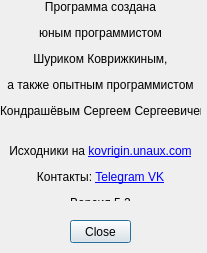
<?xml version="1.0" encoding="UTF-8"?>
<ui version="4.0">
 <class>About</class>
 <widget class="QDialog" name="About">
  <property name="geometry">
   <rect>
    <x>0</x>
    <y>0</y>
    <width>207</width>
    <height>253</height>
   </rect>
  </property>
  <property name="windowTitle">
   <string>Dialog</string>
  </property>
  <widget class="QPushButton" name="pushButton">
   <property name="geometry">
    <rect>
     <x>70</x>
     <y>220</y>
     <width>61</width>
     <height>23</height>
    </rect>
   </property>
   <property name="text">
    <string>Close</string>
   </property>
  </widget>
  <widget class="QLabel" name="label">
   <property name="geometry">
    <rect>
     <x>0</x>
     <y>0</y>
     <width>201</width>
     <height>201</height>
    </rect>
   </property>
   <property name="text">
    <string>&lt;html&gt;&lt;head/&gt;&lt;body&gt;&lt;p align=&quot;center&quot;&gt;Программа создана&lt;/p&gt;&lt;p align=&quot;center&quot;&gt;юным программистом&lt;/p&gt;&lt;p align=&quot;center&quot;&gt;Шуриком Коврижкиным,&lt;/p&gt;&lt;p align=&quot;center&quot;&gt;а также опытным программистом&lt;/p&gt;&lt;p align=&quot;center&quot;&gt;Кондрашёвым Сергеем Сергеевичем&lt;br/&gt;&lt;/p&gt;&lt;p align=&quot;center&quot;&gt;Исходники на &lt;a href=&quot;kovrigin.unaux.com&quot;&gt;&lt;span style=&quot; text-decoration: underline; color:#0000ff;&quot;&gt;kovrigin.unaux.com&lt;/span&gt;&lt;/a&gt;&lt;/p&gt;&lt;p align=&quot;center&quot;&gt;Контакты: &lt;a href=&quot;t.me/alex_kovrigin&quot;&gt;&lt;span style=&quot; text-decoration: underline; color:#0000ff;&quot;&gt;Telegram &lt;/span&gt;&lt;/a&gt;&lt;a href=&quot;vk.com/alex.kovrigin&quot;&gt;&lt;span style=&quot; text-decoration: underline; color:#0000ff;&quot;&gt;VK&lt;/span&gt;&lt;/a&gt;&lt;/p&gt;&lt;p align=&quot;center&quot;&gt;Версия 5.2&lt;/p&gt;&lt;/body&gt;&lt;/html&gt;</string>
   </property>
  </widget>
 </widget>
 <resources/>
 <connections/>
</ui>
